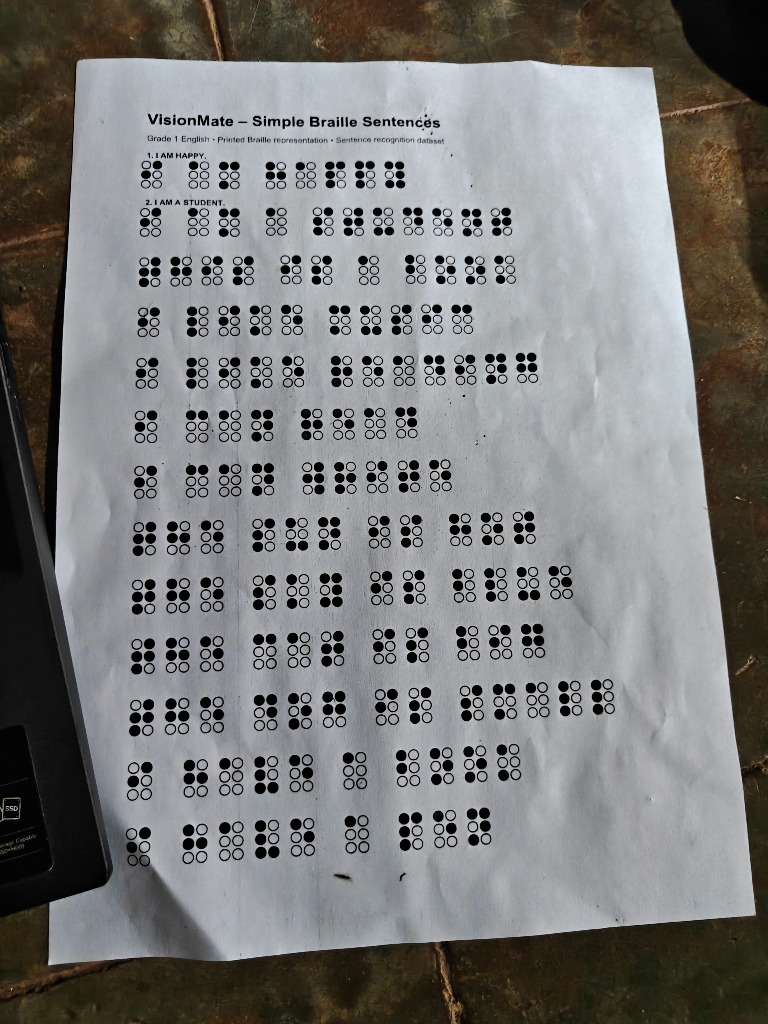
#> input picture embossed_braille_recognition/testing/experiments/test_user_scanned_sheet.jpg, 768 x 1024 px, found by its file name
$ python analyze_sheet.py
#> lines starting #> are read from the running program, lines starting #| are printed output that depends on the picture; long printed decimals are rounded
import numpy as np
from PIL import Image

img = Image.open('scratch/test_user_scanned_sheet.jpg').convert('L')
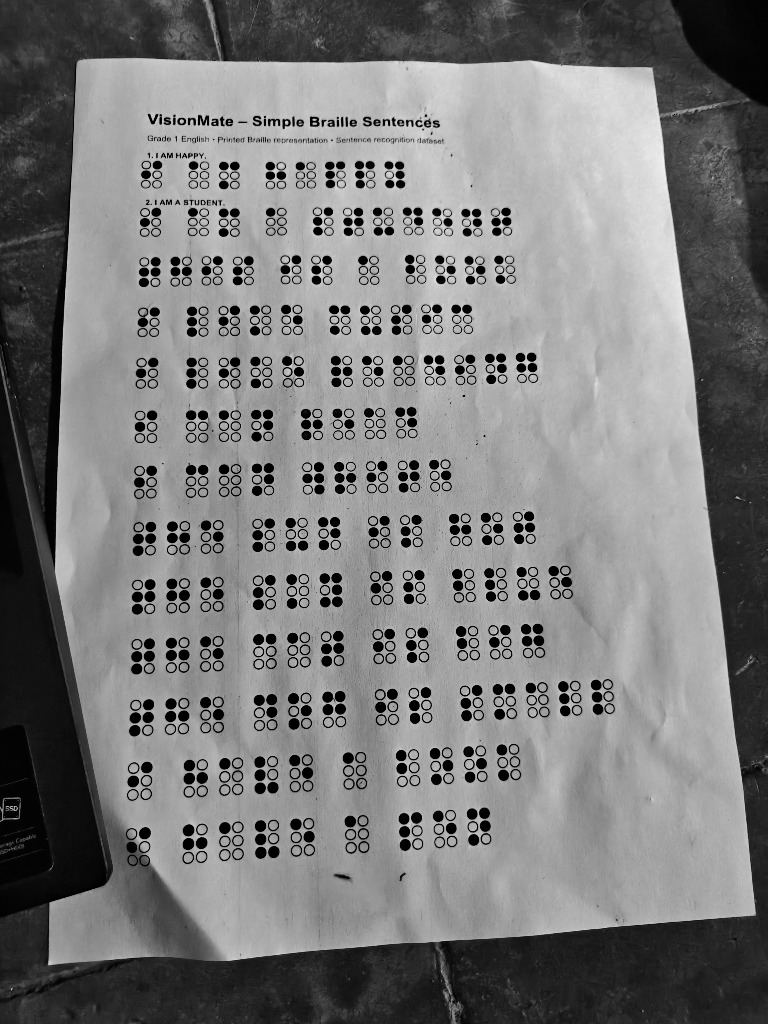
#> img: PIL image 768x1024 L; min 0, max 242, mean 121.5
arr = np.array(img)
h, w = arr.shape
#> h = 1024; w = 768
print(f"Shape: {w}x{h}, min={arr.min()}, max={arr.max()}, mean={arr.mean():.1f}")
#| Shape: 768x1024, min=0, max=242, mean=121.5

# Look at histogram of image
hist, bins = np.histogram(arr, bins=10, range=(0, 256))
#> hist = [83496, 126588, 50980, 16881, 9161, 97320, 271511, 112288, 17948, 259]; bins = [0, 25.6, 51.2, 76.8, 102.4, 128, 153.6, 179.2, 204.8, 230.4, 256]
print("Histogram:", hist)
#| Histogram: [ 83496 126588  50980  16881   9161  97320 271511 112288  17948    259]

# Let's inspect rows from top to bottom
# In sentence 1: around y = 160 to 200
# Let's find where the dots for Sentence 1 are
# Let's sample a crop of the first Braille cell under '1. I AM HAPPY.'
# '1. I AM HAPPY.' is at the top left of the sheet
# Let's print out crops around y = 150..220, x = 120..220
print("\nCrop near first cell (sentence 1, letter 'I'):")
sub = arr[150:190, 130:170]
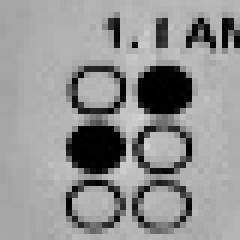
#> sub: shape (40, 40) (shown 6 times larger); min 0, max 210, mean 146.8
print("Sub min, max, mean:", sub.min(), sub.max(), sub.mean())
#| Sub min, max, mean: 0 210 146.801

# Let's find dark pixels in this region
for y in range(150, 190, 2):
    row_str = "".join(["#" if val < 100 else ("o" if val < 180 else " ") for val in arr[y, 130:175:2]])
    print(f"{y:3d}: {row_str}")
#> this loop made 20 passes
#| 150: oooooooooo oo      o  o
#| 152: ooooooo oo   oo oooooo
#| 154: ooooooo  #   #  ##o#o#o
#| 156: oooooooooo o # o## o##o
#| 158: ooooo oo   o o o  o oo
#| 160: oooooooooo   oo  ooooo
#| 162: ooooooooooo #### o oooo
#| 164: oooo o#o  #o####oo oooo
#> (further printed lines are left out)

$ run again, with embossed_braille_recognition/testing/experiments/bottom_braille.png saved as embossed_braille_recognition/testing/experiments/test_user_scanned_sheet.jpg
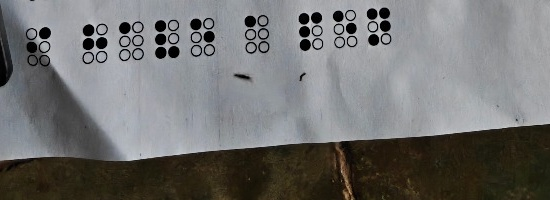
#> input picture embossed_braille_recognition/testing/experiments/bottom_braille.png, 550 x 200 px, found by its file name
#| Shape: 550x200, min=0, max=207, mean=113.3
#> hist = [7623, 25073, 3138, 4195, 2398, 24718, 41280, 1571, 4, 0]; bins = [0, 25.6, 51.2, 76.8, 102.4, 128, 153.6, 179.2, 204.8, 230.4, 256]
#| Histogram: [ 7623 25073  3138  4195  2398 24718 41280  1571     4     0]
#> `sub = arr[150:190, 130:170]`:
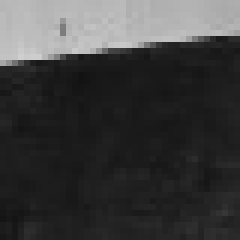
#> sub: shape (40, 40) (shown 6 times larger); min 18, max 207, mean 61.3
#| Sub min, max, mean: 18 207 61.278
#> the loop `for y in range(150, 190, 2):` made 20 passes
#| 150:            o oooooooooo
#| 152:              oo oooooo
#| 154:      o            o o
#| 156:      o          o######
#| 158:         o##############
#> (further printed lines are left out)

$ run again, with embossed_braille_recognition/testing/experiments/crop_bottom.png saved as embossed_braille_recognition/testing/experiments/test_user_scanned_sheet.jpg
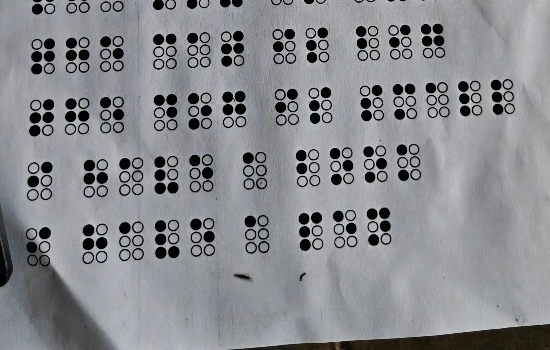
#> input picture embossed_braille_recognition/testing/experiments/crop_bottom.png, 550 x 350 px, found by its file name
#| Shape: 550x350, min=0, max=208, mean=138.1
#> hist = [15473, 4632, 3347, 4803, 4150, 57208, 98873, 4011, 3, 0]; bins = [0, 25.6, 51.2, 76.8, 102.4, 128, 153.6, 179.2, 204.8, 230.4, 256]
#| Histogram: [15473  4632  3347  4803  4150 57208 98873  4011     3     0]
#> `sub = arr[150:190, 130:170]`:
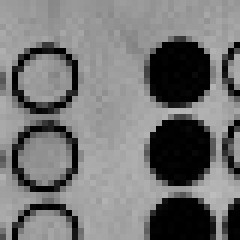
#> sub: shape (40, 40) (shown 6 times larger); min 0, max 189, mean 116.9
#| Sub min, max, mean: 0 189 116.891
#> the loop `for y in range(150, 190, 2):` made 20 passes
#| 150: ooooooooooooooooooooooo
#| 152: ooooooooooooooooooooooo
#| 154: ooooooooooooooooooooooo
#| 156: ooooooooooooooo#oooo###
#| 158: oo####ooooooo####oo#ooo
#> (further printed lines are left out)
